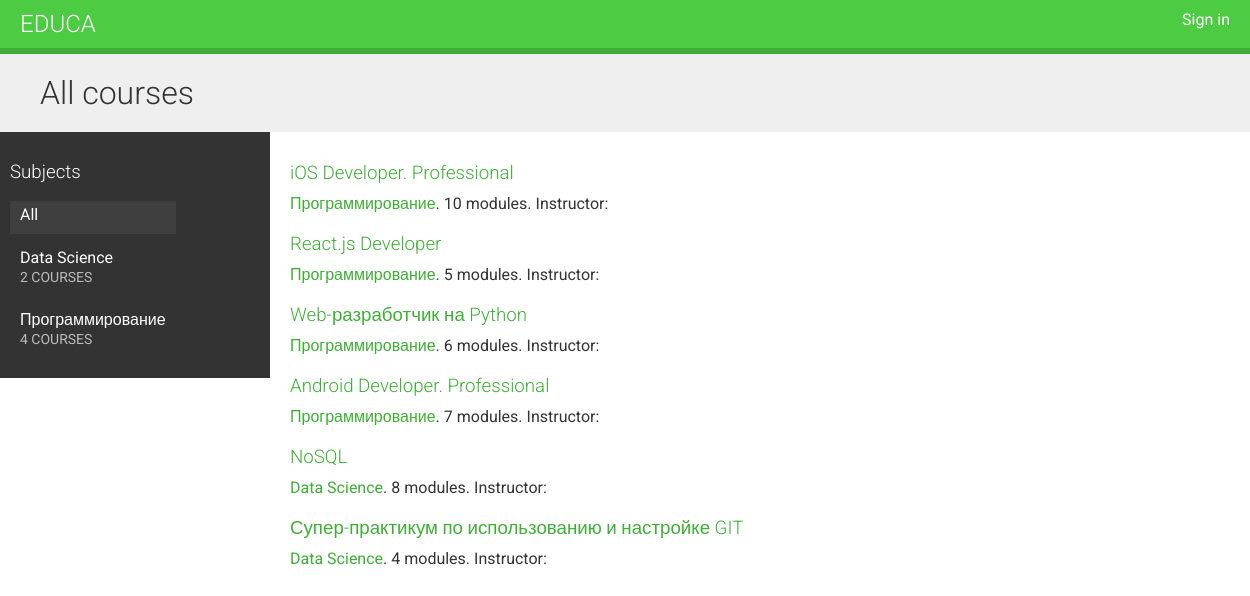
The page / on the database its author committed.
### courses/models.py (models this page shows, shortened)
class Subject(models.Model):
    title = models.CharField(max_length=200)
    slug = models.SlugField(max_length=200, unique=True)
    class Meta:
        ordering = ['title']
    def __str__(self):
        return self.title

class Course(models.Model):
    owner = models.ForeignKey(User,
                              related_name='courses_created',
                              on_delete=models.CASCADE)
    subject = models.ForeignKey(Subject,
                                related_name='courses',
                                on_delete=models.CASCADE)
    title = models.CharField(max_length=200)
    slug = models.SlugField(max_length=200, unique=True)
    overview = models.TextField()
    created = models.DateTimeField(auto_now_add=True)
    students = models.ManyToManyField(User, related_name='courses_joined', blank=True)
    class Meta:
        ordering = ['-created']

### courses/views.py (the view)
# urls.py: path('', CourseListView.as_view(), name='course_list'),
class CourseListView(TemplateResponseMixin, View):
    model = Course
    template_name = 'courses/course/list.html'
    def get(self, request, subject=None):
        subjects = Subject.objects.annotate(total_courses=Count('courses'))
        courses = Course.objects.annotate(total_modules=Count('modules'))
        if subject:
            subject = get_object_or_404(Subject, slug=subject)
            courses = courses.filter(subject=subject)
        return self.render_to_response({'subjects': subjects,
                                        'subject': subject, 'courses': courses})

### courses/templates/courses/course/list.html (shortened to what this page needs)
{% extends "base.html" %}
{% block content %}
<h1>
    {% if subject %}
        {{ subject.title }} courses
    {% else %}
        All courses
    {% endif %}
</h1>
<div class="contents">
    <h3>Subjects</h3>
    <ul id="modules">
        <li {% if not subject %}class="selected"{% endif %}>
            <a href="{% url "course_list" %}">All</a>
        </li>
        {% for s in subjects %}
            <li {% if subject == s %}class="selected"{% endif %}>
                <a href="{% url "course_list_subject" s.slug %}">
                    {{ s.title }}
                    <br><span>{{ s.total_courses }} courses</span>
                </a>
            </li>
        {% endfor %}
    </ul>
</div>
<div class="module">
    {% for course in courses %}
        {% with subject=course.subject %}
            <h3><a href="{% url "course_detail" course.slug %}">{{ course.title }}</a></h3>
            <p>
                <a href="{% url "course_list_subject" subject.slug %}">{{ subject }}</a>.
                {{ course.total_modules }} modules.
                Instructor: {{ course.owner.get_full_name }}
            </p>
        {% endwith %}
    {% endfor %}
</div>
{% endblock %}

### courses/static/css/base.css (style rules this page uses)
body { margin:0; font-family:'Roboto', sans-serif; font-weight:400; color:#333; }
a { color:#3fad37; text-decoration:none; }
ul { float:left; }
h1, h2, h3, h4, h5, h6 { font-family:'Roboto', sans-serif; font-weight:300; }
h1 { background:#efefef; width:100%; overflow:auto; padding:20px 0 20px 40px; margin:0; }
.module { padding:10px 20px; float:left; width:600px; }
.module h3 { margin:20px 0 0; padding:0; width:100%; }
.module p { margin:10px 0 20px; width:100%; float:left; }
.contents { width:20%; padding:10px; float:left; background:#333; color: #fff; font-family:'Roboto', sans-serif; }
.contents ul { list-style:none; margin:0; padding:0; }
.contents ul li { margin:0 0 10px 0; padding:4px 10px 10px; overflow:auto; }
.contents ul li.selected { background:#3f3f3f; }
.contents ul span { text-transform:uppercase; color:#bbb; font-size:14px; }
.contents ul a { display:block; color:#fff; text-decoration:none; }

### rows shown on the page
Subject: title "Data Science", total_courses "2"
Subject: title "Программирование", total_courses "4"
Course: title "iOS Developer. Professional", subject "Программирование", total_modules "10"
Course: title "React.js Developer", subject "Программирование", total_modules "5"
Course: title "Web-разработчик на Python", subject "Программирование", total_modules "6"
Course: title "Android Developer. Professional", subject "Программирование", total_modules "7"
Course: title "NoSQL", subject "Data Science", total_modules "8"
Course: title "Супер-практикум по использованию и настройке GIT", subject "Data Science", total_modules "4"
